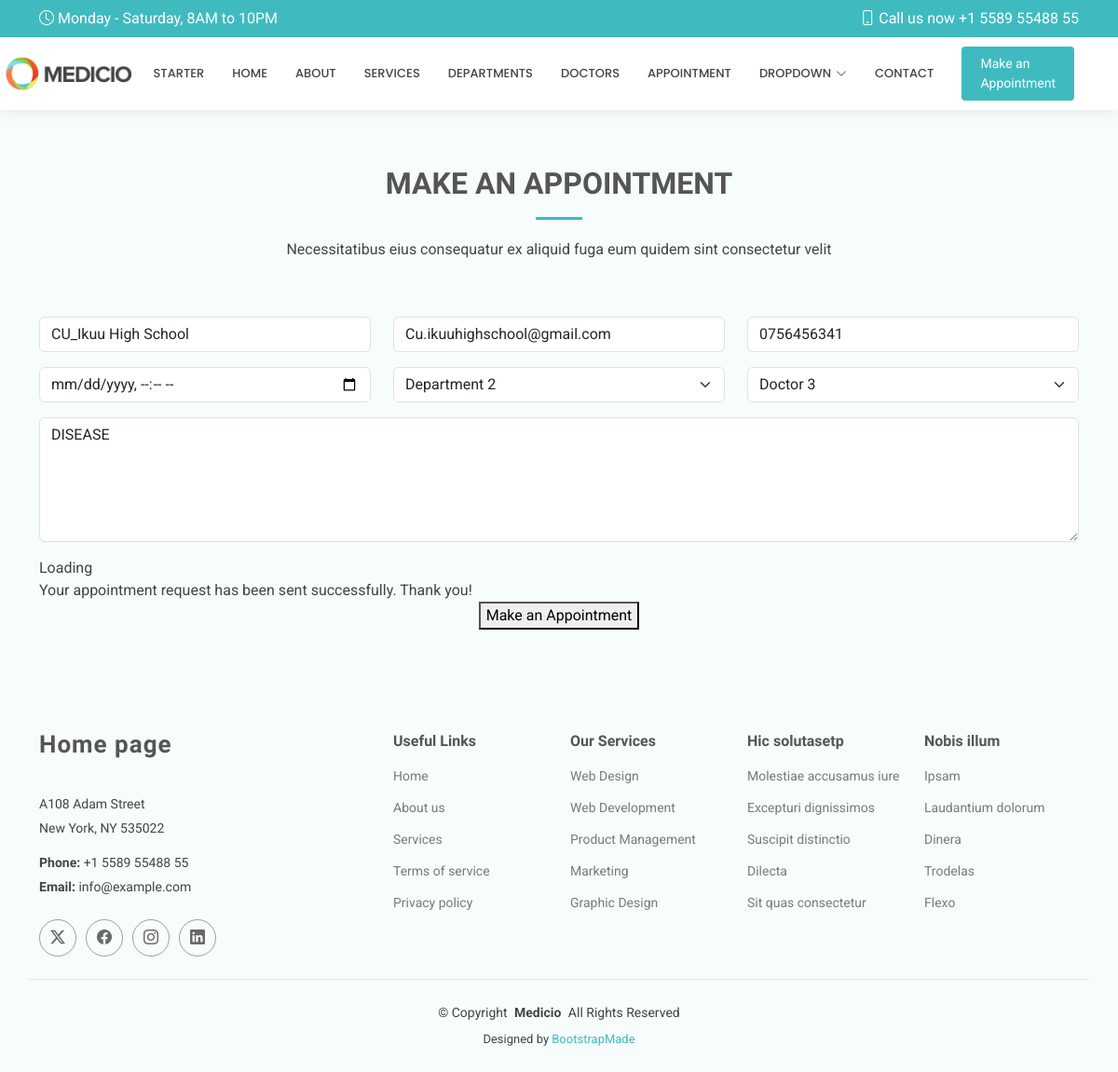
Before: /edit/3 with the older database file.
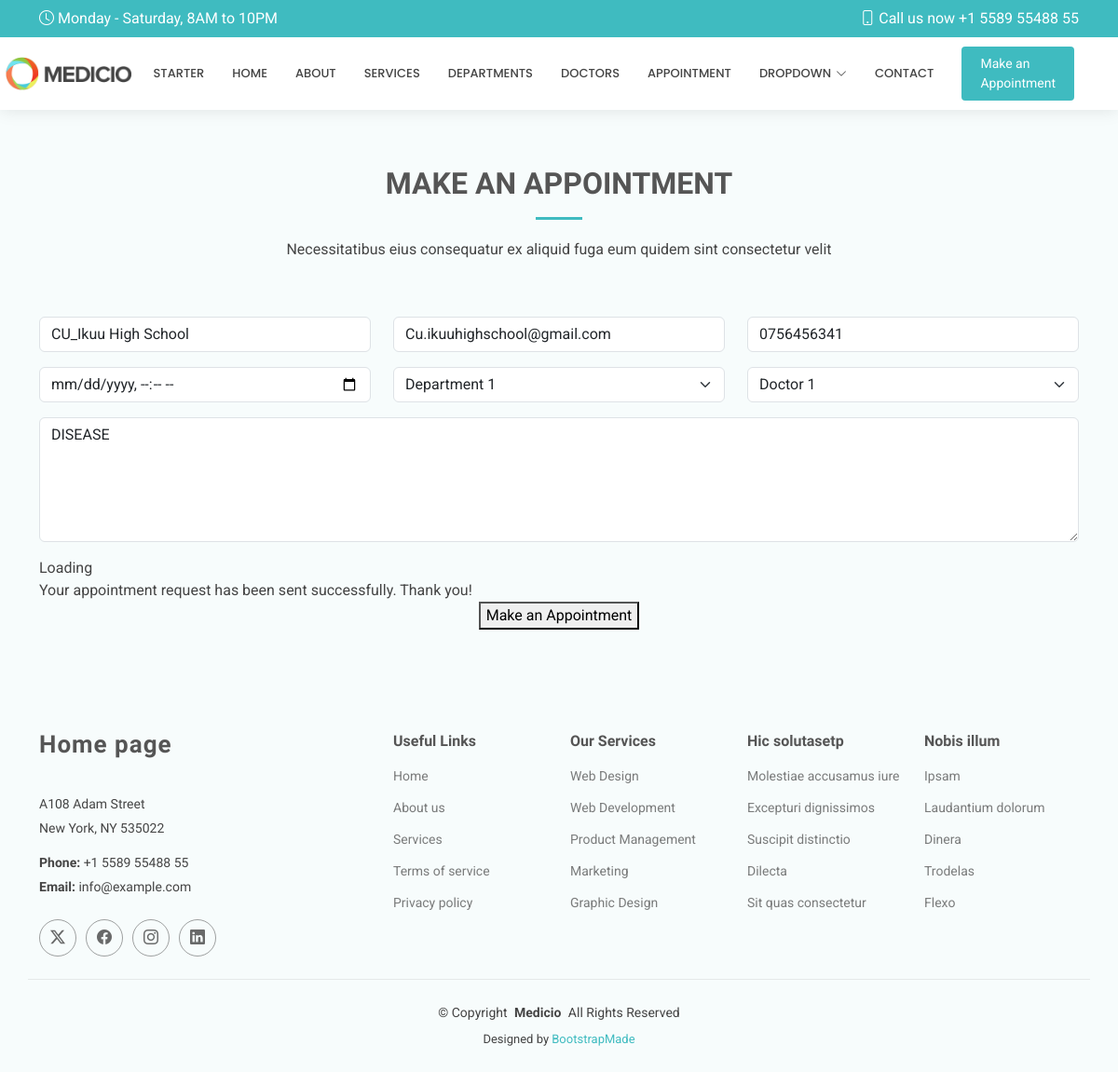
After: the same page with the newer database file.
### HospitalApp/models.py (models this page shows, shortened)
class Appointment(models.Model):
    name = models.CharField(max_length=50)
    email = models.EmailField()
    phone = models.CharField(max_length=10)
    date = models.DateTimeField()
    department = models.CharField(max_length=20)
    doctor = models.CharField(max_length=20)
    message = models.TextField()

### HospitalApp/views.py (the view)
# urls.py: path('edit/<int:id>', views.edit,name= 'edit'),
def edit(request,id):
    editappointment= get_object_or_404(Appointment,id=id)
    if request.method == 'POST':
        editappointment.name = request.POST.get('name')
        editappointment.email = request.POST.get('email')
        editappointment.phone = request.POST.get('phone')
        editappointment.date = request.POST.get('date')
        editappointment.department = request.POST.get('department')
        editappointment.doctor = request.POST.get('doctor')
        editappointment.message = request.POST.get('message')
        editappointment.save()
        return redirect('/show')
    else:
        return render(request,'edit.html',{'editappointment':editappointment})

### Templates/edit.html (shortened to what this page needs)
{% extends 'starter-page.html' %}
{% load static %}
{% block content %}
    <section id="appointment" class="appointment section light-background">
      <div class="container section-title" data-aos="fade-up">
        <h2>MAKE AN APPOINTMENT</h2>
        <p>Necessitatibus eius consequatur ex aliquid fuga eum quidem sint consectetur velit</p>
      </div>
      <div class="container" data-aos="fade-up" data-aos-delay="100">
        <form method="post" >
          <div class="row">
            <div class="col-md-4 form-group">
              <input type="text" name="name" class="form-control" id="name" placeholder="Your Name" required="" value="{{ editappointment.name }}">
            </div>
            <div class="col-md-4 form-group mt-3 mt-md-0">
              <input type="email" class="form-control" name="email" id="email" placeholder="Your Email" required="" value="{{ editappointment.email }}">
            </div>
            <div class="col-md-4 form-group mt-3 mt-md-0">
              <input type="tel" class="form-control" name="phone" id="phone" placeholder="Your Phone" required="" value="{{ editappointment.phone }}">
            </div>
          </div>
          <div class="row">
            <div class="col-md-4 form-group mt-3">
              <input type="datetime-local" name="date" class="form-control datepicker" id="date" placeholder="Appointment Date" required="" value="{{ editappointment.date }}">
            </div>
            <div class="col-md-4 form-group mt-3">
              <select name="department" id="department" class="form-select" required="">
                <option value="Department 1" {% if editappointment.department == "Department 1" %}
                	selected
                {% endif %} >Department 1</option>
                <option value="Department 2" {% if editappointment.department == "Department 2" %}
                	selected
                {% endif %}>Department 2</option>
              </select>
            </div>
            <div class="col-md-4 form-group mt-3">
              <select name="doctor" id="doctor" class="form-select" required="" >
                <option value="Doctor 1" {% if editappointment.doctor == "Doctor 1" %}
                	selected
                {% endif %}>Doctor 1</option>
                <option value="Doctor 3" {% if editappointment.doctor == "Doctor 3" %}
                	selected
                {% endif %}>Doctor 3</option>
              </select>
            </div>
          </div>
          <div class="form-group mt-3">
            <textarea class="form-control" name="message" rows="5" placeholder="Message (Optional)">{{ editappointment.message }}</textarea>
          </div>
          <div class="mt-3">
            <div class="loading">Loading</div>
            <div class="sent-message">Your appointment request has been sent successfully. Thank you!</div>
            <div class="text-center"><button type="submit">Make an Appointment</button></div>
          </div>
        </form>
      </div>
    </section>
{% endblock %}

Changed rows visible on the page:
changed Appointment "CU_Ikuu High School": department "Department 2" → "Department 1"; doctor "Doctor 3" → "Doctor 1"
